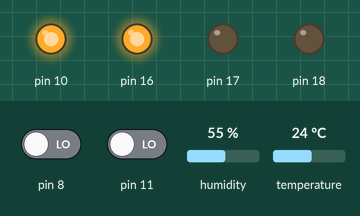
The sketch below on a simulated Arduino Uno, built for the host (arithmetic inside an expression is 32-bit, double 64-bit). Shown: output pins drawn as LEDs (lit = HIGH). The inputs (shaded band) are chosen by the test bench; at power-on: humidity 55 %, pin 8 LOW, pin 11 LOW, temperature 24 °C.

Above: at 1.2 s.
1.3 s: humidity set to 41 %
3.2 s: humidity set to 38 %
At 5.2 s:
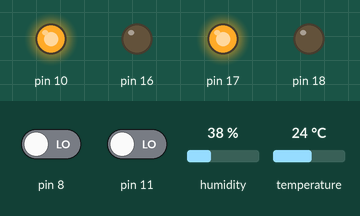
5.5 s: pin 8 driven HIGH
At 6.5 s:
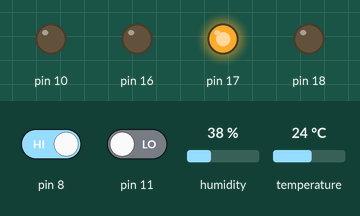
7.0 s: pin 11 driven HIGH
At 7.6 s:
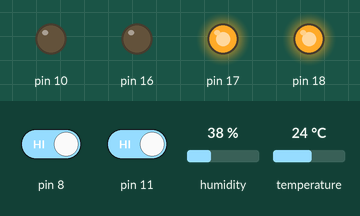
8.5 s: pin 8 driven LOW
At 9.7 s:
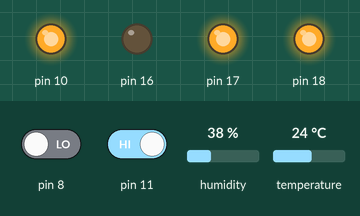
10.0 s: humidity set to 40 %
At 11.2 s:
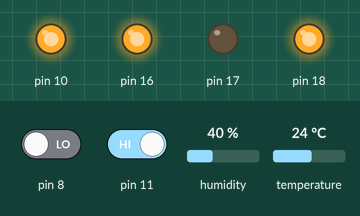
Timing chart, 0 to 12.6 s (numbered marks = the images above; inputs shaded):
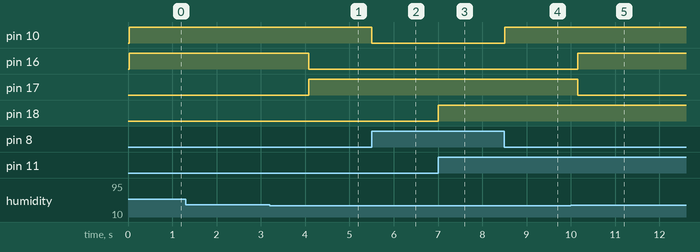

Measured:
- the behaviour switches between 40 and 39 % on humidity (found by bisection; images 0 and 1)
- after the input at 1.3 s, every drawn part: stays the same
- after the input at 3.2 s, pin 16: HIGH → LOW after 0.88 s; pin 17: LOW → HIGH after 0.88 s
- after the input at 5.5 s, pin 10: HIGH → LOW at once
- after the input at 7.0 s, pin 18: LOW → HIGH at once
- after the input at 8.5 s, pin 10: LOW → HIGH at once
- after the input at 10.0 s, pin 16: LOW → HIGH after 0.15 s; pin 17: HIGH → LOW after 0.15 s

The sketch:

sketch_apr28bb.ino
```cpp
#include <SoftwareSerial.h>
#include <DHT.h>
#define DHTPIN PIN_PC0
#define DHTTYPE DHT11
#define P_SENSOR PIN_PB0
#define F_SENSOR PIN_PB3
#define G_LED PIN_PC2
#define Y_LED PIN_PC3
#define R_LED PIN_PC4
#define O_LED PIN_PB2
DHT dht(DHTPIN, DHTTYPE);
SoftwareSerial mySerial(PIN_PD1, PIN_PD0); // TX, RX
uint8_t counter;
void setup()
{
  mySerial.begin(9600);
  mySerial.println("DHTxx test!");
  pinMode(P_SENSOR,INPUT);
  pinMode(F_SENSOR,INPUT);
  pinMode(G_LED,OUTPUT);
  pinMode(Y_LED,OUTPUT);
  pinMode(O_LED,OUTPUT);
  pinMode(R_LED,OUTPUT);
  //pinMode(PIN_PD3,OUTPUT);
  counter = 50;
  dht.begin();
}
void loop()
{
  // set h/t condition after model finished!!
   float h = dht.readHumidity();
   float t = dht.readTemperature();
   int n = digitalRead(P_SENSOR);
   int f = digitalRead(F_SENSOR);
   mySerial.print(n);
   mySerial.print("\t");
   mySerial.print(f);
   mySerial.print("\t");

   if(n == 0){
    digitalWrite(PIN_PB2, HIGH);
    }
    else{
      digitalWrite(PIN_PB2, LOW);
    }
   if(f==1){
    digitalWrite(R_LED, HIGH);
   }else{
    digitalWrite(R_LED, LOW);
   }
  if(!isnan(h)&&!isnan(t)){
     mySerial.print(h);
     mySerial.print("\t");
     mySerial.print(t);
    mySerial.print("\t");
     if(h<40 || t > 40){
      digitalWrite(Y_LED, HIGH);
      digitalWrite(G_LED, LOW);
     }
     else{
      digitalWrite(Y_LED, LOW);
      digitalWrite(G_LED, HIGH);
     }
  }
  else{
     mySerial.print("\0");
     mySerial.print("\t");
     mySerial.print("\0");
     mySerial.print("\t");
  }

  mySerial.println();
}
```
